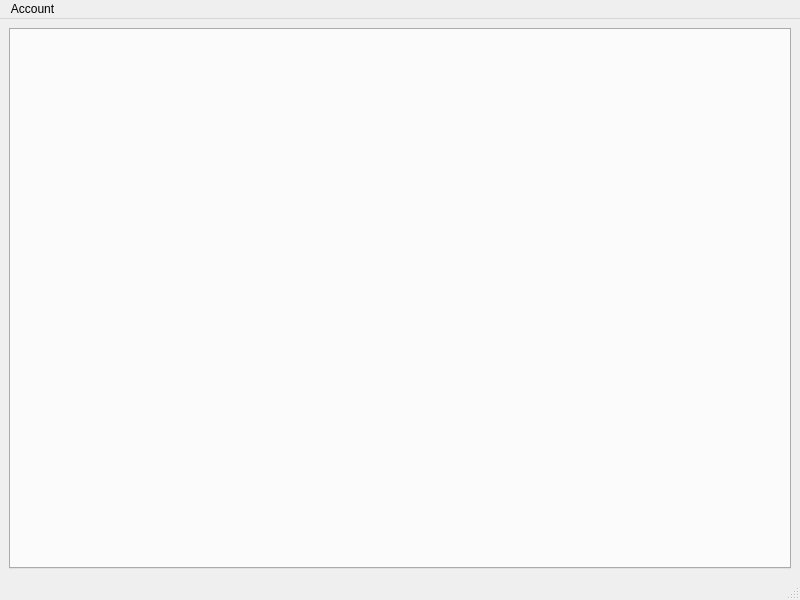
<?xml version="1.0" encoding="UTF-8"?>
<ui version="4.0">
 <class>MainWindow</class>
 <widget class="QMainWindow" name="MainWindow">
  <property name="geometry">
   <rect>
    <x>0</x>
    <y>0</y>
    <width>800</width>
    <height>600</height>
   </rect>
  </property>
  <property name="windowTitle">
   <string>PIPRbook</string>
  </property>
  <widget class="QWidget" name="centralwidget">
   <layout class="QHBoxLayout" name="horizontalLayout">
    <item>
     <widget class="QTabWidget" name="tabs">
      <property name="currentIndex">
       <number>-1</number>
      </property>
     </widget>
    </item>
   </layout>
  </widget>
  <widget class="QMenuBar" name="menubar">
   <property name="geometry">
    <rect>
     <x>0</x>
     <y>0</y>
     <width>800</width>
     <height>20</height>
    </rect>
   </property>
   <widget class="QMenu" name="menuOptions">
    <property name="title">
     <string>Account</string>
    </property>
    <addaction name="action_log_out"/>
   </widget>
   <addaction name="menuOptions"/>
  </widget>
  <widget class="QStatusBar" name="statusbar"/>
  <action name="action_log_out">
   <property name="text">
    <string>Log out</string>
   </property>
  </action>
 </widget>
 <resources/>
 <connections/>
</ui>
